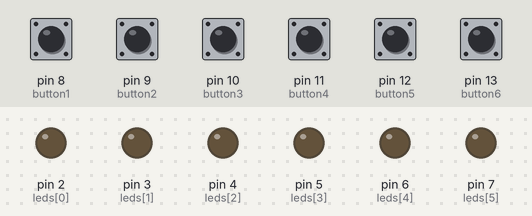
A sketch run on a simulated Arduino Uno, built with avr-gcc and run on an emulated ATmega328P. Shown: output pins drawn as LEDs (lit = HIGH). Inputs (shaded band) come from the test bench; at power-on: pin 8 (button1), pin 9 (button2), pin 10 (button3), pin 11 (button4), pin 12 (button5), pin 13 (button6) LOW.

Above: at 1.2 s.
1.3 s: pin 10 (button3) pulled HIGH for 0.15 s
At 2.8 s:
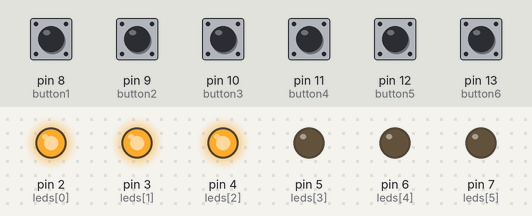
3.8 s: pin 11 (button4) pulled HIGH for 0.15 s
At 5.0 s:
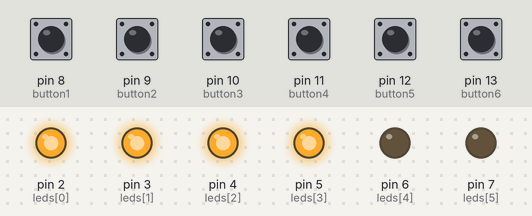
5.4 s: pin 12 (button5) pulled HIGH for 0.15 s
At 6.4 s:
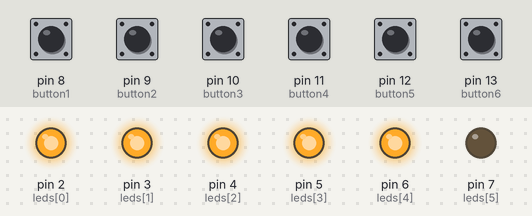
7.0 s: pin 13 (button6) pulled HIGH for 0.15 s
At 7.6 s:
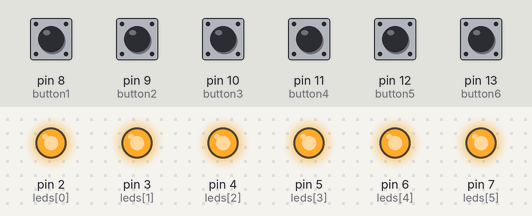
8.6 s: pin 8 (button1) pulled HIGH for 0.15 s
At 11.3 s:
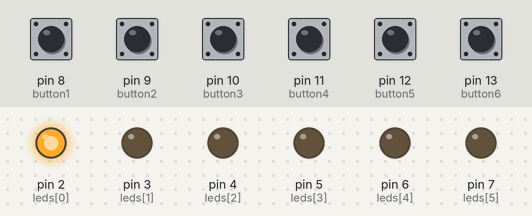
11.7 s: pin 9 (button2) pulled HIGH for 0.15 s
At 12.4 s:
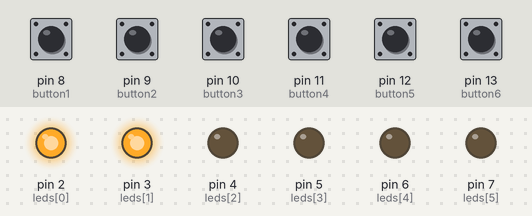
Timing chart, 0 to 14.3 s (numbered marks = the images above; inputs shaded):
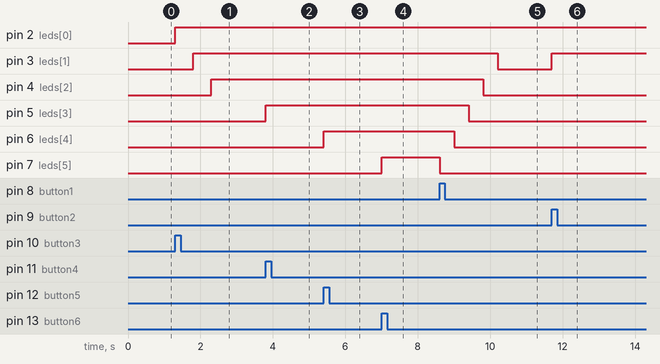

The sketch:

Elevator_LED.ino
```cpp
#define button1 8
#define button2 9
#define button3 10
#define button4 11
#define button5 12
#define button6 13

int leds[] = {2,3,4,5,6,7};
int last = 0;

void elevator(int cur, int last){
  if(cur>last){
    for(int i=last+1; i<cur+1; i++){
      digitalWrite(leds[i-1],HIGH);
      delay(500);
    }
  }
  else if(cur<last){
    for(int i=last; i>cur; i--){
      digitalWrite(leds[i-1],LOW);
      delay(400);
    }
  }
}

void setup()
{
  Serial.begin(9600);
  for(int i=2; i<8; i++){
  	pinMode(i,OUTPUT);
  }
  for(int i=8; i<14; i++){
  	pinMode(i,INPUT);
  }
}

void loop()
{
  int state1 = digitalRead(button1);
  int state2 = digitalRead(button2);
  int state3 = digitalRead(button3);
  int state4 = digitalRead(button4);
  int state5 = digitalRead(button5);
  int state6 = digitalRead(button6);

  if(state1==1){
  	elevator(1,last);
    last = 1;
  }
  else if(state2==1){
  	elevator(2,last);
    last = 2;
  }
  else if(state3==1){
  	elevator(3,last);
    last = 3;
  }
  else if(state4==1){
  	elevator(4,last);
    last = 4;
  }
  else if(state5==1){
  	elevator(5,last);
    last = 5;
  }
  else if(state6==1){
  	elevator(6,last);
    last = 6;
  }
  delay(100);
}
```

Measured:
- after the input at 1.3 s, pin 2 (leds[0]): LOW → HIGH at once; pin 3 (leds[1]): LOW → HIGH after 0.50 s; pin 4 (leds[2]): LOW → HIGH after 1.0 s
- after the input at 3.8 s, pin 5 (leds[3]): LOW → HIGH at once
- after the input at 5.4 s, pin 6 (leds[4]): LOW → HIGH at once
- after the input at 7.0 s, pin 7 (leds[5]): LOW → HIGH at once
- after the input at 8.6 s, pin 3 (leds[1]): HIGH → LOW after 1.6 s; pin 4 (leds[2]): HIGH → LOW after 1.2 s; pin 5 (leds[3]): HIGH → LOW after 0.80 s; pin 6 (leds[4]): HIGH → LOW after 0.40 s; pin 7 (leds[5]): HIGH → LOW at once
- after the input at 11.7 s, pin 3 (leds[1]): LOW → HIGH at once
